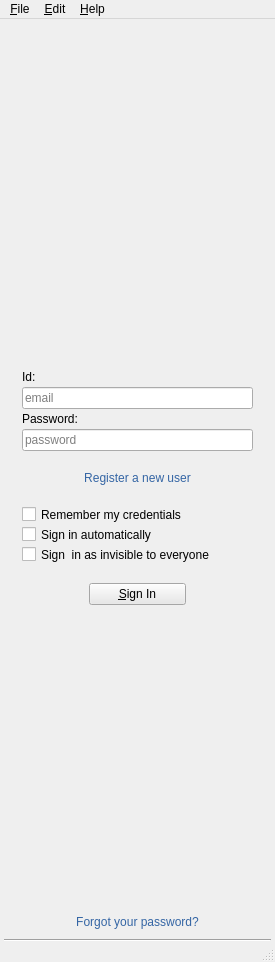
<?xml version="1.0" encoding="UTF-8"?>
<ui version="4.0">
 <class>MainWindow</class>
 <widget class="QMainWindow" name="MainWindow">
  <property name="geometry">
   <rect>
    <x>0</x>
    <y>0</y>
    <width>275</width>
    <height>962</height>
   </rect>
  </property>
  <property name="sizePolicy">
   <sizepolicy hsizetype="Fixed" vsizetype="Fixed">
    <horstretch>0</horstretch>
    <verstretch>0</verstretch>
   </sizepolicy>
  </property>
  <property name="minimumSize">
   <size>
    <width>275</width>
    <height>962</height>
   </size>
  </property>
  <property name="maximumSize">
   <size>
    <width>275</width>
    <height>962</height>
   </size>
  </property>
  <property name="windowTitle">
   <string>The Messenger</string>
  </property>
  <property name="styleSheet">
   <string notr="true"/>
  </property>
  <widget class="QWidget" name="centralwidget">
   <layout class="QVBoxLayout" name="verticalLayout">
    <property name="spacing">
     <number>2</number>
    </property>
    <property name="leftMargin">
     <number>4</number>
    </property>
    <property name="topMargin">
     <number>4</number>
    </property>
    <property name="rightMargin">
     <number>4</number>
    </property>
    <property name="bottomMargin">
     <number>0</number>
    </property>
    <item>
     <widget class="QStackedWidget" name="stackedWidget">
      <property name="minimumSize">
       <size>
        <width>0</width>
        <height>900</height>
       </size>
      </property>
      <property name="maximumSize">
       <size>
        <width>275</width>
        <height>980</height>
       </size>
      </property>
      <property name="font">
       <font>
        <pointsize>9</pointsize>
       </font>
      </property>
      <property name="currentIndex">
       <number>0</number>
      </property>
      <widget class="QWidget" name="page">
       <layout class="QGridLayout" name="gridLayout_2">
        <property name="leftMargin">
         <number>8</number>
        </property>
        <property name="topMargin">
         <number>4</number>
        </property>
        <property name="rightMargin">
         <number>8</number>
        </property>
        <property name="bottomMargin">
         <number>4</number>
        </property>
        <property name="spacing">
         <number>4</number>
        </property>
        <item row="0" column="0">
         <layout class="QVBoxLayout" name="verticalLayout_2">
          <property name="spacing">
           <number>3</number>
          </property>
          <property name="leftMargin">
           <number>10</number>
          </property>
          <property name="rightMargin">
           <number>10</number>
          </property>
          <item>
           <spacer name="verticalSpacer_7">
            <property name="orientation">
             <enum>Qt::Vertical</enum>
            </property>
            <property name="sizeType">
             <enum>QSizePolicy::Fixed</enum>
            </property>
            <property name="sizeHint" stdset="0">
             <size>
              <width>20</width>
              <height>120</height>
             </size>
            </property>
           </spacer>
          </item>
          <item>
           <layout class="QHBoxLayout" name="horizontalLayout_3">
            <property name="bottomMargin">
             <number>0</number>
            </property>
            <item>
             <widget class="QWidget" name="widget" native="true">
              <property name="minimumSize">
               <size>
                <width>200</width>
                <height>140</height>
               </size>
              </property>
              <property name="maximumSize">
               <size>
                <width>140</width>
                <height>140</height>
               </size>
              </property>
              <widget class="QLabel" name="smiley_label">
               <property name="geometry">
                <rect>
                 <x>30</x>
                 <y>0</y>
                 <width>140</width>
                 <height>140</height>
                </rect>
               </property>
               <property name="minimumSize">
                <size>
                 <width>140</width>
                 <height>140</height>
                </size>
               </property>
               <property name="maximumSize">
                <size>
                 <width>140</width>
                 <height>140</height>
                </size>
               </property>
               <property name="styleSheet">
                <string notr="true">color: rgba(0 , 0, 0,2);</string>
               </property>
               <property name="text">
                <string/>
               </property>
               <property name="pixmap">
                <pixmap>:/icons/icons/loading.png</pixmap>
               </property>
              </widget>
              <widget class="QWidget" name="widget_2" native="true">
               <property name="geometry">
                <rect>
                 <x>20</x>
                 <y>-1</y>
                 <width>161</width>
                 <height>141</height>
                </rect>
               </property>
               <property name="styleSheet">
                <string notr="true">background-color: rgba(ef,ef,ef,20)</string>
               </property>
              </widget>
             </widget>
            </item>
           </layout>
          </item>
          <item>
           <spacer name="verticalSpacer_2">
            <property name="font">
             <font>
              <pointsize>9</pointsize>
             </font>
            </property>
            <property name="orientation">
             <enum>Qt::Vertical</enum>
            </property>
            <property name="sizeType">
             <enum>QSizePolicy::Minimum</enum>
            </property>
            <property name="sizeHint" stdset="0">
             <size>
              <width>20</width>
              <height>80</height>
             </size>
            </property>
           </spacer>
          </item>
          <item>
           <widget class="QLabel" name="label">
            <property name="font">
             <font>
              <pointsize>9</pointsize>
             </font>
            </property>
            <property name="text">
             <string>Id:</string>
            </property>
           </widget>
          </item>
          <item>
           <widget class="QLineEdit" name="usernamePrompt">
            <property name="font">
             <font>
              <pointsize>9</pointsize>
             </font>
            </property>
            <property name="text">
             <string/>
            </property>
            <property name="placeholderText">
             <string>email</string>
            </property>
           </widget>
          </item>
          <item>
           <widget class="QLabel" name="label_2">
            <property name="font">
             <font>
              <pointsize>9</pointsize>
             </font>
            </property>
            <property name="text">
             <string>Password:</string>
            </property>
           </widget>
          </item>
          <item>
           <widget class="QLineEdit" name="passwordPrompt">
            <property name="font">
             <font>
              <pointsize>9</pointsize>
             </font>
            </property>
            <property name="text">
             <string/>
            </property>
            <property name="echoMode">
             <enum>QLineEdit::Password</enum>
            </property>
            <property name="placeholderText">
             <string>password</string>
            </property>
           </widget>
          </item>
          <item>
           <spacer name="verticalSpacer_5">
            <property name="font">
             <font>
              <pointsize>9</pointsize>
             </font>
            </property>
            <property name="orientation">
             <enum>Qt::Vertical</enum>
            </property>
            <property name="sizeType">
             <enum>QSizePolicy::Fixed</enum>
            </property>
            <property name="sizeHint" stdset="0">
             <size>
              <width>20</width>
              <height>13</height>
             </size>
            </property>
           </spacer>
          </item>
          <item>
           <widget class="QPushButton" name="registerNewUserButton">
            <property name="font">
             <font>
              <pointsize>9</pointsize>
             </font>
            </property>
            <property name="styleSheet">
             <string notr="true">color: rgb(52, 101, 164);</string>
            </property>
            <property name="text">
             <string>Register a new user</string>
            </property>
            <property name="flat">
             <bool>true</bool>
            </property>
           </widget>
          </item>
          <item>
           <spacer name="verticalSpacer_3">
            <property name="font">
             <font>
              <pointsize>9</pointsize>
             </font>
            </property>
            <property name="orientation">
             <enum>Qt::Vertical</enum>
            </property>
            <property name="sizeType">
             <enum>QSizePolicy::Fixed</enum>
            </property>
            <property name="sizeHint" stdset="0">
             <size>
              <width>20</width>
              <height>13</height>
             </size>
            </property>
           </spacer>
          </item>
          <item>
           <widget class="QCheckBox" name="rememberPrompt">
            <property name="minimumSize">
             <size>
              <width>0</width>
              <height>17</height>
             </size>
            </property>
            <property name="maximumSize">
             <size>
              <width>16777215</width>
              <height>14</height>
             </size>
            </property>
            <property name="font">
             <font>
              <pointsize>9</pointsize>
             </font>
            </property>
            <property name="text">
             <string>Remember my credentials</string>
            </property>
           </widget>
          </item>
          <item>
           <widget class="QCheckBox" name="autologinPrompt">
            <property name="minimumSize">
             <size>
              <width>0</width>
              <height>17</height>
             </size>
            </property>
            <property name="maximumSize">
             <size>
              <width>16777215</width>
              <height>14</height>
             </size>
            </property>
            <property name="font">
             <font>
              <pointsize>9</pointsize>
             </font>
            </property>
            <property name="text">
             <string>Sign in automatically</string>
            </property>
           </widget>
          </item>
          <item>
           <widget class="QCheckBox" name="invisible_Prompt">
            <property name="minimumSize">
             <size>
              <width>0</width>
              <height>17</height>
             </size>
            </property>
            <property name="maximumSize">
             <size>
              <width>16777215</width>
              <height>14</height>
             </size>
            </property>
            <property name="font">
             <font>
              <pointsize>9</pointsize>
             </font>
            </property>
            <property name="text">
             <string>Sign  in as invisible to everyone</string>
            </property>
           </widget>
          </item>
          <item>
           <spacer name="verticalSpacer_4">
            <property name="font">
             <font>
              <pointsize>9</pointsize>
             </font>
            </property>
            <property name="orientation">
             <enum>Qt::Vertical</enum>
            </property>
            <property name="sizeType">
             <enum>QSizePolicy::Fixed</enum>
            </property>
            <property name="sizeHint" stdset="0">
             <size>
              <width>20</width>
              <height>13</height>
             </size>
            </property>
           </spacer>
          </item>
          <item>
           <layout class="QHBoxLayout" name="horizontalLayout">
            <property name="topMargin">
             <number>5</number>
            </property>
            <item>
             <widget class="QPushButton" name="signInButton">
              <property name="maximumSize">
               <size>
                <width>97</width>
                <height>200</height>
               </size>
              </property>
              <property name="font">
               <font>
                <pointsize>9</pointsize>
               </font>
              </property>
              <property name="styleSheet">
               <string notr="true">background-color: rgb(232, 232, 232);</string>
              </property>
              <property name="text">
               <string>&amp;Sign In</string>
              </property>
             </widget>
            </item>
           </layout>
          </item>
          <item>
           <spacer name="verticalSpacer">
            <property name="font">
             <font>
              <pointsize>9</pointsize>
             </font>
            </property>
            <property name="orientation">
             <enum>Qt::Vertical</enum>
            </property>
            <property name="sizeHint" stdset="0">
             <size>
              <width>20</width>
              <height>40</height>
             </size>
            </property>
           </spacer>
          </item>
          <item>
           <widget class="QPushButton" name="resetPasswordButton">
            <property name="font">
             <font>
              <pointsize>9</pointsize>
             </font>
            </property>
            <property name="styleSheet">
             <string notr="true">color: rgb(52, 101, 164);</string>
            </property>
            <property name="text">
             <string>Forgot your password?</string>
            </property>
            <property name="flat">
             <bool>true</bool>
            </property>
           </widget>
          </item>
         </layout>
        </item>
       </layout>
      </widget>
      <widget class="QWidget" name="page_2">
       <layout class="QGridLayout" name="gridLayout_3">
        <property name="leftMargin">
         <number>4</number>
        </property>
        <property name="topMargin">
         <number>4</number>
        </property>
        <property name="rightMargin">
         <number>4</number>
        </property>
        <property name="bottomMargin">
         <number>4</number>
        </property>
        <property name="horizontalSpacing">
         <number>0</number>
        </property>
        <property name="verticalSpacing">
         <number>2</number>
        </property>
        <item row="3" column="0">
         <widget class="Line" name="line">
          <property name="orientation">
           <enum>Qt::Horizontal</enum>
          </property>
         </widget>
        </item>
        <item row="2" column="0">
         <spacer name="verticalSpacer_8">
          <property name="orientation">
           <enum>Qt::Vertical</enum>
          </property>
          <property name="sizeType">
           <enum>QSizePolicy::Fixed</enum>
          </property>
          <property name="sizeHint" stdset="0">
           <size>
            <width>20</width>
            <height>4</height>
           </size>
          </property>
         </spacer>
        </item>
        <item row="6" column="0">
         <widget class="QLabel" name="bannerLabel">
          <property name="minimumSize">
           <size>
            <width>257</width>
            <height>80</height>
           </size>
          </property>
          <property name="maximumSize">
           <size>
            <width>257</width>
            <height>80</height>
           </size>
          </property>
          <property name="text">
           <string/>
          </property>
          <property name="scaledContents">
           <bool>true</bool>
          </property>
         </widget>
        </item>
        <item row="1" column="0">
         <layout class="QHBoxLayout" name="horizontalLayout_2">
          <property name="spacing">
           <number>4</number>
          </property>
          <property name="leftMargin">
           <number>0</number>
          </property>
          <property name="topMargin">
           <number>0</number>
          </property>
          <property name="rightMargin">
           <number>0</number>
          </property>
          <property name="bottomMargin">
           <number>0</number>
          </property>
          <item>
           <widget class="QPushButton" name="MainAvatar">
            <property name="minimumSize">
             <size>
              <width>70</width>
              <height>70</height>
             </size>
            </property>
            <property name="maximumSize">
             <size>
              <width>70</width>
              <height>70</height>
             </size>
            </property>
            <property name="text">
             <string/>
            </property>
            <property name="icon">
             <iconset>
              <normalon>Resources/icons/avatarIcon.png</normalon>
             </iconset>
            </property>
            <property name="iconSize">
             <size>
              <width>70</width>
              <height>70</height>
             </size>
            </property>
            <property name="flat">
             <bool>true</bool>
            </property>
           </widget>
          </item>
          <item>
           <layout class="QVBoxLayout" name="verticalLayout_3">
            <property name="spacing">
             <number>2</number>
            </property>
            <property name="bottomMargin">
             <number>0</number>
            </property>
            <item>
             <layout class="QHBoxLayout" name="horizontalLayout_5">
              <property name="spacing">
               <number>2</number>
              </property>
              <property name="topMargin">
               <number>0</number>
              </property>
              <item>
               <widget class="QLabel" name="usernameLabel">
                <property name="sizePolicy">
                 <sizepolicy hsizetype="Expanding" vsizetype="Fixed">
                  <horstretch>0</horstretch>
                  <verstretch>0</verstretch>
                 </sizepolicy>
                </property>
                <property name="maximumSize">
                 <size>
                  <width>200</width>
                  <height>22</height>
                 </size>
                </property>
                <property name="font">
                 <font>
                  <pointsize>9</pointsize>
                 </font>
                </property>
                <property name="styleSheet">
                 <string notr="true">color: rgb(52, 101, 164);

</string>
                </property>
                <property name="text">
                 <string/>
                </property>
               </widget>
              </item>
             </layout>
            </item>
            <item>
             <widget class="QComboBox" name="availabilityDropDownMenu">
              <property name="font">
               <font>
                <pointsize>9</pointsize>
               </font>
              </property>
              <property name="styleSheet">
               <string notr="true"/>
              </property>
              <item>
               <property name="text">
                <string>available</string>
               </property>
               <property name="icon">
                <iconset>
                 <normalon>:/icons/icons/smiley.png</normalon>
                </iconset>
               </property>
              </item>
              <item>
               <property name="text">
                <string>busy</string>
               </property>
               <property name="icon">
                <iconset>
                 <normalon>:/icons/icons/smiley_busy.png</normalon>
                </iconset>
               </property>
              </item>
              <item>
               <property name="text">
                <string>invisible</string>
               </property>
               <property name="icon">
                <iconset>
                 <normalon>:/icons/icons/smiley_invisible.png</normalon>
                </iconset>
               </property>
              </item>
             </widget>
            </item>
            <item>
             <spacer name="verticalSpacer_6">
              <property name="orientation">
               <enum>Qt::Vertical</enum>
              </property>
              <property name="sizeType">
               <enum>QSizePolicy::Fixed</enum>
              </property>
              <property name="sizeHint" stdset="0">
               <size>
                <width>20</width>
                <height>2</height>
               </size>
              </property>
             </spacer>
            </item>
            <item>
             <widget class="QLineEdit" name="statusMessageLineEdit">
              <property name="font">
               <font>
                <pointsize>9</pointsize>
               </font>
              </property>
              <property name="styleSheet">
               <string notr="true"/>
              </property>
              <property name="frame">
               <bool>false</bool>
              </property>
              <property name="alignment">
               <set>Qt::AlignLeading|Qt::AlignLeft|Qt::AlignVCenter</set>
              </property>
              <property name="placeholderText">
               <string>status message</string>
              </property>
             </widget>
            </item>
           </layout>
          </item>
         </layout>
        </item>
        <item row="4" column="0">
         <layout class="QVBoxLayout" name="listLayout">
          <property name="spacing">
           <number>0</number>
          </property>
          <property name="sizeConstraint">
           <enum>QLayout::SetNoConstraint</enum>
          </property>
          <property name="leftMargin">
           <number>0</number>
          </property>
         </layout>
        </item>
        <item row="5" column="0">
         <spacer name="verticalSpacer_9">
          <property name="orientation">
           <enum>Qt::Vertical</enum>
          </property>
          <property name="sizeHint" stdset="0">
           <size>
            <width>20</width>
            <height>1</height>
           </size>
          </property>
         </spacer>
        </item>
       </layout>
      </widget>
     </widget>
    </item>
    <item>
     <widget class="Line" name="line_3">
      <property name="orientation">
       <enum>Qt::Horizontal</enum>
      </property>
     </widget>
    </item>
   </layout>
  </widget>
  <widget class="QMenuBar" name="menubar">
   <property name="geometry">
    <rect>
     <x>0</x>
     <y>0</y>
     <width>275</width>
     <height>24</height>
    </rect>
   </property>
   <widget class="QMenu" name="menuMessenger">
    <property name="title">
     <string>&amp;File</string>
    </property>
    <addaction name="actionSign"/>
   </widget>
   <widget class="QMenu" name="menuHelp">
    <property name="title">
     <string>&amp;Help</string>
    </property>
    <addaction name="actionAbout"/>
   </widget>
   <widget class="QMenu" name="menuEdit">
    <property name="title">
     <string>&amp;Edit</string>
    </property>
    <addaction name="actionSettings"/>
   </widget>
   <addaction name="menuMessenger"/>
   <addaction name="menuEdit"/>
   <addaction name="menuHelp"/>
  </widget>
  <widget class="QStatusBar" name="statusbar">
   <property name="sizePolicy">
    <sizepolicy hsizetype="Preferred" vsizetype="Fixed">
     <horstretch>0</horstretch>
     <verstretch>0</verstretch>
    </sizepolicy>
   </property>
   <property name="minimumSize">
    <size>
     <width>0</width>
     <height>20</height>
    </size>
   </property>
   <property name="maximumSize">
    <size>
     <width>16777215</width>
     <height>20</height>
    </size>
   </property>
   <property name="font">
    <font>
     <pointsize>10</pointsize>
    </font>
   </property>
   <property name="styleSheet">
    <string notr="true">color: rgb(60, 150, 0);</string>
   </property>
  </widget>
  <action name="actionActivate_New_User">
   <property name="text">
    <string>Activate New User</string>
   </property>
   <property name="font">
    <font>
     <pointsize>10</pointsize>
    </font>
   </property>
   <property name="shortcut">
    <string>Ctrl+N</string>
   </property>
  </action>
  <action name="actionReset_Password">
   <property name="text">
    <string>Reset Password</string>
   </property>
   <property name="font">
    <font>
     <pointsize>10</pointsize>
    </font>
   </property>
   <property name="shortcut">
    <string>Ctrl+R</string>
   </property>
  </action>
  <action name="actionToggle_List_View">
   <property name="text">
    <string>Toggle List View</string>
   </property>
   <property name="font">
    <font>
     <pointsize>10</pointsize>
    </font>
   </property>
   <property name="shortcut">
    <string>Ctrl+D</string>
   </property>
  </action>
  <action name="actionAbout">
   <property name="text">
    <string>&amp;About</string>
   </property>
   <property name="font">
    <font/>
   </property>
  </action>
  <action name="actionFriend_Request">
   <property name="text">
    <string>Friend Request</string>
   </property>
   <property name="font">
    <font>
     <pointsize>10</pointsize>
    </font>
   </property>
   <property name="shortcut">
    <string>Ctrl+F</string>
   </property>
  </action>
  <action name="actionSettings">
   <property name="text">
    <string>Settin&amp;gs</string>
   </property>
   <property name="font">
    <font/>
   </property>
  </action>
  <action name="actionSign">
   <property name="text">
    <string>&amp;SignOut</string>
   </property>
   <property name="font">
    <font/>
   </property>
  </action>
 </widget>
 <resources/>
 <connections/>
</ui>
